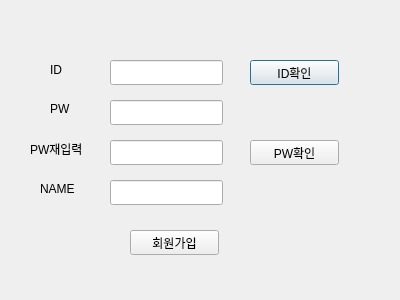
<?xml version="1.0" encoding="UTF-8"?>
<ui version="4.0">
 <class>Dialog</class>
 <widget class="QDialog" name="Dialog">
  <property name="geometry">
   <rect>
    <x>0</x>
    <y>0</y>
    <width>400</width>
    <height>300</height>
   </rect>
  </property>
  <property name="windowTitle">
   <string>Dialog</string>
  </property>
  <widget class="QLineEdit" name="id_txt">
   <property name="geometry">
    <rect>
     <x>110</x>
     <y>60</y>
     <width>113</width>
     <height>25</height>
    </rect>
   </property>
  </widget>
  <widget class="QLineEdit" name="pw_txt">
   <property name="geometry">
    <rect>
     <x>110</x>
     <y>100</y>
     <width>113</width>
     <height>25</height>
    </rect>
   </property>
  </widget>
  <widget class="QLineEdit" name="pw2_txt">
   <property name="geometry">
    <rect>
     <x>110</x>
     <y>140</y>
     <width>113</width>
     <height>25</height>
    </rect>
   </property>
  </widget>
  <widget class="QLabel" name="label">
   <property name="geometry">
    <rect>
     <x>50</x>
     <y>60</y>
     <width>31</width>
     <height>20</height>
    </rect>
   </property>
   <property name="text">
    <string>ID</string>
   </property>
  </widget>
  <widget class="QLabel" name="label_2">
   <property name="geometry">
    <rect>
     <x>50</x>
     <y>100</y>
     <width>67</width>
     <height>17</height>
    </rect>
   </property>
   <property name="text">
    <string>PW</string>
   </property>
  </widget>
  <widget class="QLabel" name="label_3">
   <property name="geometry">
    <rect>
     <x>30</x>
     <y>140</y>
     <width>67</width>
     <height>17</height>
    </rect>
   </property>
   <property name="text">
    <string>PW재입력</string>
   </property>
  </widget>
  <widget class="QPushButton" name="idcheck_btn">
   <property name="geometry">
    <rect>
     <x>250</x>
     <y>60</y>
     <width>89</width>
     <height>25</height>
    </rect>
   </property>
   <property name="text">
    <string>ID확인</string>
   </property>
  </widget>
  <widget class="QLabel" name="label_4">
   <property name="geometry">
    <rect>
     <x>40</x>
     <y>180</y>
     <width>67</width>
     <height>17</height>
    </rect>
   </property>
   <property name="text">
    <string>NAME</string>
   </property>
  </widget>
  <widget class="QLineEdit" name="name_txt">
   <property name="geometry">
    <rect>
     <x>110</x>
     <y>180</y>
     <width>113</width>
     <height>25</height>
    </rect>
   </property>
  </widget>
  <widget class="QPushButton" name="signup_btn">
   <property name="geometry">
    <rect>
     <x>130</x>
     <y>230</y>
     <width>89</width>
     <height>25</height>
    </rect>
   </property>
   <property name="text">
    <string>회원가입</string>
   </property>
  </widget>
  <widget class="QPushButton" name="pwcheck_btn">
   <property name="geometry">
    <rect>
     <x>250</x>
     <y>140</y>
     <width>89</width>
     <height>25</height>
    </rect>
   </property>
   <property name="text">
    <string>PW확인</string>
   </property>
  </widget>
 </widget>
 <resources/>
 <connections/>
</ui>
